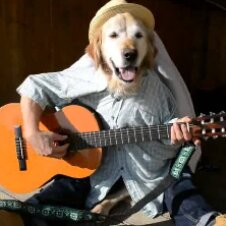
#> input picture examples/api_examples/data/dog_image.jpg, 226 x 226 px
$ python -i explain.py   (imports and definitions only)
#> lines starting #> are read from the running program, lines starting #| are printed output that depends on the picture
"""Explain the FIxLIP demo's photos and captions with ProxySHAP: one JSON file per photo and model.

The players of a photo and its caption are the image patches (one per patch: 8 x 8 for SigLIP 2 at
256 pixels, 7 x 7 for CLIP at 224 pixels, both ViT-B/32 as in FIxLIP's figures) and the tokens of
the caption. The value of a coalition is the cosine similarity of the image with only the
coalition's patches (the others masked in token space, as the embedding of a patch at the
normalization mean) and the caption with only the coalition's tokens (the others masked out of
attention, as in FIxLIP).

ProxySHAP fits an XGBoost proxy, with the HPO-informed settings of the ProxySHAP paper, to 10,000
coalitions, every player present with probability 1/2, and reads FBII (FIxLIP with p = 1/2) up to
order 2 off the proxy's trees exactly, without the residual adjustment. The explanation is scored by
its R^2 on 512 fresh coalitions, with its constant refit: ProxySHAP returns v(empty) as the order-0
term, and the demo shows only the first- and second-order terms. Finally, FIxLIP's greedy search
finds the cliques, the players that together raise the similarity the most.

Usage::

    python explain.py                                # every photo and model of config.toml
    python explain.py --photos elephant --models clip

The COCO photos are downloaded to ``results/coco/``. The explanations go to
``results/<photo>_<model>.json``, next to the cropped photos (``results/<photo>.jpg``); explanations
that exist are not computed again. One photo and model take about 5 to 10 minutes on 4 CPU cores.
"""

from __future__ import annotations

import argparse
import json
import math
import time
import tomllib
import urllib.request
from pathlib import Path
from typing import Any

import numpy as np
import torch
from PIL import Image
from xgboost import XGBRegressor

import shapiq
from shapiq_games.vision import _image_text_model as image_text

HERE = Path(__file__).resolve().parent
COCO = "https://s3.amazonaws.com/images.cocodataset.org/train2017/{:012d}.jpg"
# the HPO-informed settings of ProxySHAP's XGBoost proxy
PROXY = {"n_estimators": 2000, "max_depth": 3, "learning_rate": 0.05, "reg_lambda": 5.0}
N_TEST = 512  # the fresh coalitions the explanation is scored on
MAX_CLIQUE = 12
WORD = "\N{LOWER ONE EIGHTH BLOCK}"  # SentencePiece's mark of a token that starts a word (SigLIP)


def load_photo(photo: dict[str, Any], results: Path) -> Image.Image:
    """Return the square crop of a COCO photo that the models see, and save it for the demo."""
    path = results / "coco" / f"{photo['coco']}.jpg"
    if not path.exists():
        path.parent.mkdir(parents=True, exist_ok=True)
        urllib.request.urlretrieve(COCO.format(photo["coco"]), path)  # noqa: S310
    image = Image.open(path).convert("RGB").crop(tuple(photo["crop"]))
    image.resize((448, 448), Image.Resampling.LANCZOS).save(
        results / f"{photo['id']}.jpg", quality=86, optimize=True, progressive=True
    )
    return image


class Network:
    """The tokenizer and the model of a ``shapiq_games`` image-text model, for the caption."""

    # [46 lines left out: functions __init__, caption_tokens, text_embeddings, not called in this run]


class SimilarityGame(shapiq.Game):
    """The cosine similarity of a photo's present patches and a caption's present tokens."""

    # [25 lines left out: functions __init__, similarity, not called in this run]

    def value_function(self, coalitions: np.ndarray) -> np.ndarray:
        """Return the similarity of the coalitions (normalized by shapiq.Game)."""
        return self.similarity(coalitions)


# [122 lines left out: functions greedy_cliques, r2, interactions, explain, main, not called in this run]


# [2 lines not run here, left out]

>>> import cv2
>>> picture = cv2.imread('../../../../../examples/api_examples/data/dog_image.jpg', cv2.IMREAD_GRAYSCALE)
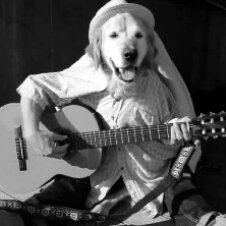
#> picture: shape (226, 226); min 0, max 255, mean 83.1
>>> result = load_photo(picture, 'out.png')
#> (the run stopped early here; a loop or call above may not have finished)
